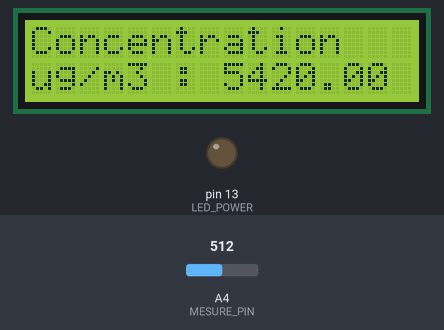
Bench run of a sketch on a simulated Arduino Uno, built with avr-gcc and run on an emulated ATmega328P. Parts: 16×2 character LCD, output pins drawn as LEDs (lit = HIGH). The test bench sets the inputs (shaded band); at power-on: A4 (MESURE_PIN) = 512.

Above: at 2.2 s.
2.3 s: A4 (MESURE_PIN) set to 716
At 5.4 s:
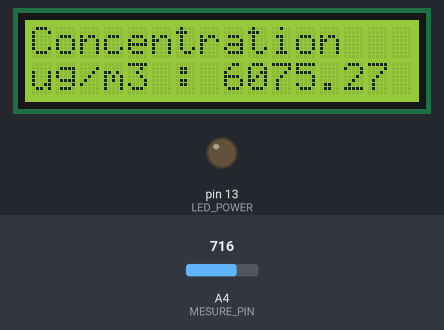
5.5 s: A4 (MESURE_PIN) set to 511
At 8.4 s:
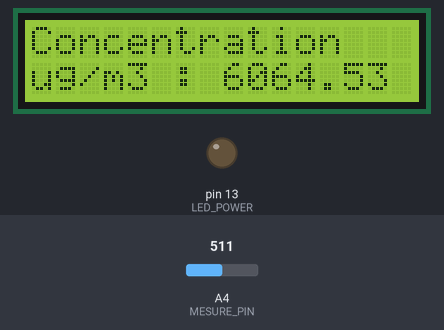
9.6 s: A4 (MESURE_PIN) set to 306
At 13.6 s:
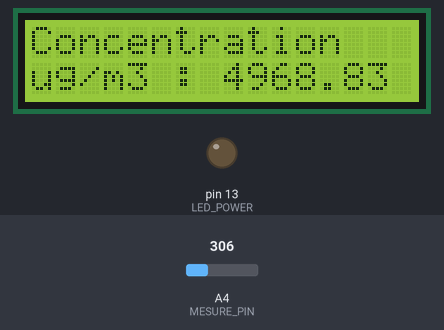
Timing chart, 0 to 15.1 s (numbered marks = the images above; inputs shaded):
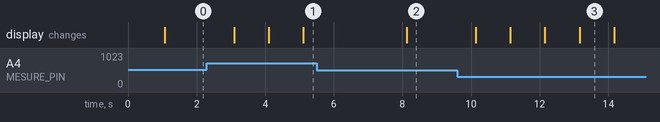

The sketch:

project_dust_sensor.ino
```cpp
#include <LiquidCrystal.h>

#define MESURE_PIN  A4
#define LED_POWER   13

#define COV_RATIO   0.2      //ug/mmm / mv
#define NO_DUST_VOLTAGE 400  //mv
#define SYS_VOLTAGE 5000

float density, voltage;
int adcvalue;

// set the LCD address to 0x3F for a 16 chars and 2 line display
LiquidCrystal lcd(4, 6, 9, 10, 11, 12);
char sLcdBuffer[16];

int Filter(int m){
  static int flag_first = 0, _buff[10], sum;
  const int _buff_max = 10;
  int i;

  if(flag_first == 0){
    flag_first = 1;

    for(i = 0, sum = 0; i < _buff_max; i++){
      _buff[i] = m;
      sum += _buff[i];
    }
    return m;
  } else {
    sum -= _buff[0];
    for(i = 0; i < (_buff_max - 1); i++){
      _buff[i] = _buff[i + 1];
    }
    _buff[9] = m;
    sum += _buff[9];

    i = sum / 10.0;
    return i;
  }
}

void setup() {
  Serial.begin(115200);

  //LCD Display
  lcd.begin(16,2);
  lcd.setCursor(0, 0);
  lcd.print("==KSND PROJECT==");
  lcd.setCursor(0, 1);
  lcd.print("System SW2 ykp74");
  delay(1000);
  lcd.clear();
  pinMode(LED_POWER,OUTPUT);
  digitalWrite(LED_POWER, LOW);
}

void loop() {
  digitalWrite(LED_POWER, HIGH);
  delayMicroseconds(280);
  adcvalue = analogRead( MESURE_PIN);
  digitalWrite(LED_POWER, LOW);

  adcvalue = Filter(adcvalue);

  voltage = (SYS_VOLTAGE / 1024.0) * adcvalue * 11;

  if(voltage >= NO_DUST_VOLTAGE){
    voltage -= NO_DUST_VOLTAGE;
    density = voltage * COV_RATIO;
  } else {
    density = 0;
  }

  //memset( sLcdBuffer,0,sizeof(char)*16);
  //sprintf( sTemp," %4d", density);
  lcd.clear();
  lcd.setCursor(0, 0);
  lcd.print("Concentration");
  lcd.setCursor(0, 1);
  lcd.print("ug/m3 : ");
  lcd.setCursor(8, 1);
  lcd.print(density);

  delay(1000);
}
```

Measured:
- after the input at 2.3 s, the display: first changes after 0.79 s (image 1 shows a later state)
